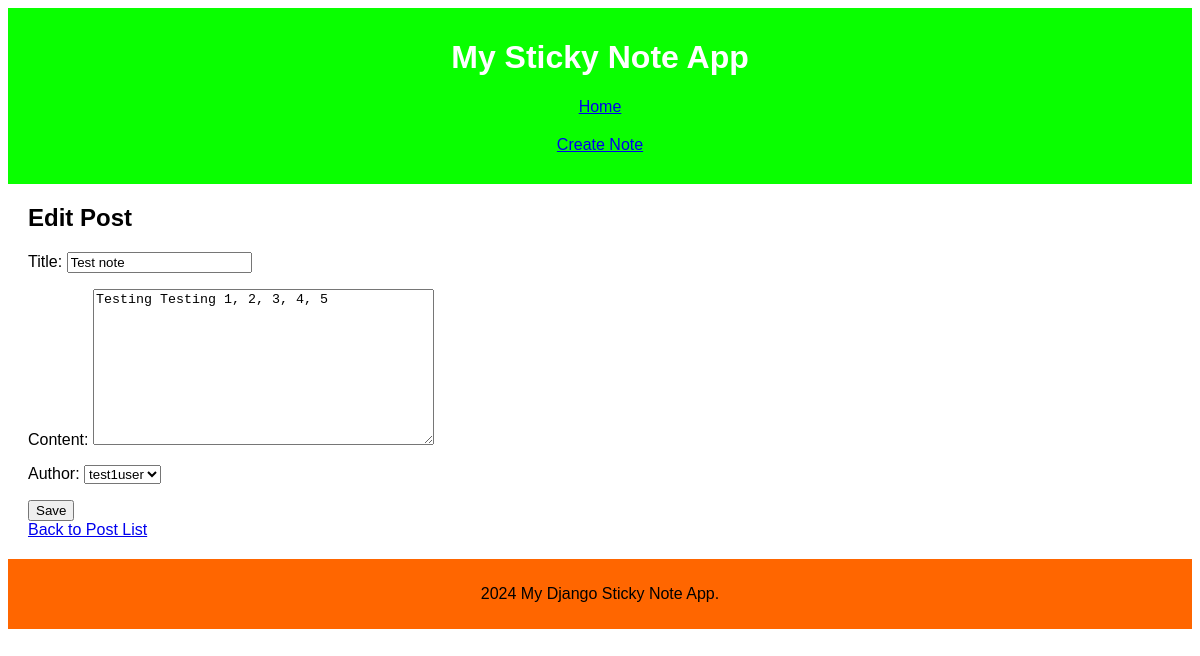
Page /post/9/edit/ on the committed database.
### posts/models.py (models this page shows)
class Post(models.Model):
    title = models.CharField(max_length=100)
    content = models.TextField()
    created_at = models.DateTimeField(auto_now_add=True)
    updated_at = models.DateTimeField(auto_now=True)
    author = models.ForeignKey('Author', on_delete=models.CASCADE,
                               null=True, blank=True)

### posts/views.py (the view)
# urls.py: path('post/<int:pk>/edit/', post_update, name='post_update'),
def post_update(request, pk):
    post = get_object_or_404(Post, pk=pk)
    if request.method == 'POST':
        form = PostForm(request.POST, instance=post)
        if form.is_valid():
            post = form.save(commit=False)
            post.save()
            return redirect('post_list')
    else:
        form = PostForm(instance=post)
    return render(request, 'posts/post_form.html', {'form': form})

### posts/forms.py
class PostForm(forms.ModelForm):
    class Meta:
        model = Post
        fields = ['title', 'content', 'author']

### posts/models.py (called while the page is built)
    def __str__(self):
        return f"{self.name}"

### posts/templates/posts/post_form.html (shortened to what this page needs)
{% extends 'base.html' %}
{% block content %}
    <h2>
        {% if form.instance.pk %}
            Edit
        {% else %}
            Create
        {% endif %}
            Post
    </h2>
    <form method="post" action="{% if form.instance.pk %}
                                    {% url 'post_update' pk=form.instance.pk %}
                                {% else %}
                                    {% url 'post_create' %}
                                {% endif %}">
        {{ form.as_p }}
        <button type="submit">Save</button>
    </form>
    <a href="{% url 'post_list' %}">Back to Post List</a>
{% endblock %}

### posts/static/posts/styles.css (style rules this page uses)
body { font-family: 'Arial', sans-serif; }

### rows in the picture
Post: title "Test note", content "Testing Testing 1, 2, 3, 4, 5", author "test1user"
